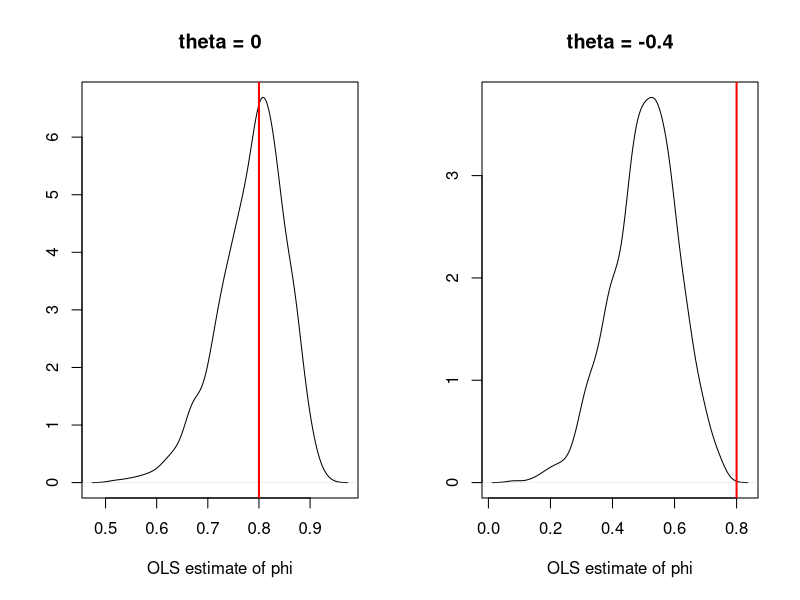

The R source for this figure:
## ---- chunk 1
N <- 1000 # number of replications
T <- 100 # sample length
phi <- .8 # autoregressive parameter
sigma <- 1
par(mfrow=c(1,2))
for(theta in c(0,-0.4)){
  all.y <- matrix(0,1,N)
  y     <- all.y
  eta_1 <- rnorm(N)
  for(t in 1:(T+1)){
    eta <- rnorm(N)
    y <- phi * y + sigma * eta + theta * sigma * eta_1
    all.y <- rbind(all.y,y)
    eta_1 <- eta
  }
  all.y_1 <- all.y[1:T,]
  all.y   <- all.y[2:(T+1),]
  XX_1 <- 1/apply(all.y_1 * all.y_1,2,sum)
  XY   <- apply(all.y_1 * all.y,2,sum)
  phi.est.OLS <- XX_1 * XY
  plot(density(phi.est.OLS),xlab="OLS estimate of phi",ylab="",
       main=paste("theta = ",theta,sep=""))
  abline(v=phi,col="red",lwd=2)}
## ---- chunk 2
columns <- (0:9)/100
rows    <- (0:30)/10

max <- 3
table_N01 <- pnorm(seq(0,max-.01,by=.01))
table_N01 <- matrix(table_N01,ncol=10)
colnames(table_N01) <- (0:9)/100
rownames(table_N01) <- seq(0,max-.01,by=.1)
knitr::kable(table_N01, caption = "Quantiles of the $\\mathcal{N}(0,1)$ distribution. If $a$ and $b$ are respectively the row and column number; then the corresponding cell gives $\\mathbb{P}(0<X\\le a+b)$, where $X \\sim \\mathcal{N}(0,1)$.", digits=4)
## ---- chunk 3
all.alpha <- c(.05,.1,.75,.90,.95,.975,.99,.999)
all.df <- c(1:10,10*(2:10),200,500)

table_Student <- NULL
i <- 0
for(df in all.df){
  i <- i + 1
  table_Student <- rbind(table_Student,qt(1-(1-all.alpha)/2,df=all.df[i]))
}
colnames(table_Student) <- all.alpha
rownames(table_Student) <- all.df
knitr::kable(table_Student, caption = "Quantiles of the Student-$t$ distribution. The rows correspond to different degrees of freedom ($\\nu$, say); the columns correspond to different probabilities ($z$, say). The cell gives $q$ that is s.t. $\\mathbb{P}(-q<X<q)=z$, with $X \\sim t(\\nu)$.", digits=3)
## ---- chunk 4
all.alpha <- c(.05,.1,.75,.90,.95,.975,.99,.999)
all.df <- c(1:10,10*(2:10),200,500)

table_chi2 <- NULL
i <- 0
for(df in all.df){
  i <- i + 1
  table_chi2 <- rbind(table_chi2,qchisq(all.alpha,df=all.df[i]))
}
colnames(table_chi2) <- all.alpha
rownames(table_chi2) <- all.df
knitr::kable(table_chi2, caption = "Quantiles of the $\\chi^2$ distribution. The rows correspond to different degrees of freedom; the columns correspond to different probabilities.", digits=3)
## ---- chunk 5
all.alpha <- c(.90,.95,.99)
max.n1 <- 10
all.n2 <- c(seq(5,20,by=5),50,100,500)

table_F <- matrix(NaN,(length(all.n2)+1)*length(all.alpha),max.n1)

opts <- options(knitr.kable.NA = "") # set options s.t. missing values are not shown

RowNames <- NULL
i <- 0
for(alpha in all.alpha){
  #  table_F[i*(length(all.n2)+1)+1,1] <- alpha
  table_aux <- NULL
  for(n1 in 1:max.n1){
    table_aux <- cbind(table_aux,qf(alpha,df1=n1,df2=all.n2))
  }
  table_F[(i*(length(all.n2)+1)+2):((i+1)*(length(all.n2)+1)),] <- table_aux
  i <- i+1
  RowNames <- c(RowNames,
                paste("alpha = ",alpha,sep=""),all.n2)
}
colnames(table_F) <- 1:max.n1
rownames(table_F) <- RowNames
knitr::kable(table_F, caption = "Quantiles of the $\\mathcal{F}$ distribution. The columns and rows correspond to different degrees of freedom (resp. $n_1$ and $n_2$). The different panels correspond to different probabilities ($\\alpha$) The corresponding cell gives $z$ that is s.t. $\\mathbb{P}(X \\le z)=\\alpha$, with $X \\sim \\mathcal{F}(n_1,n_2)$.", digits=3)
